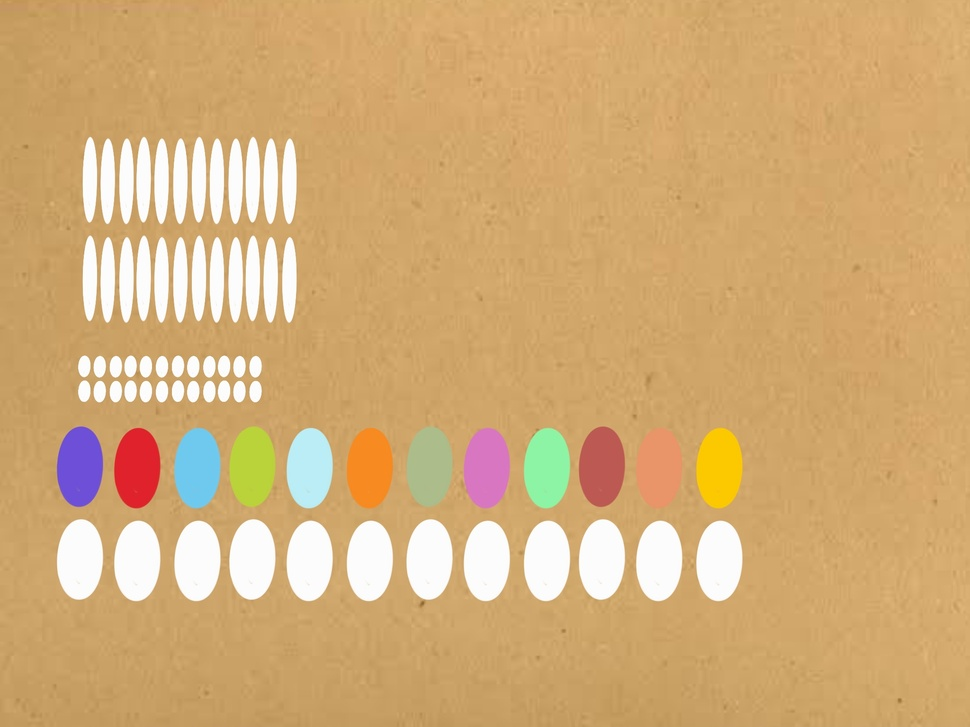
#> input picture example.jpeg, 970 x 727 px, shrunk from 2048 x 1536 before the run
$ python main.py
#> lines starting #> are read from the running program, lines starting #| are printed output that depends on the picture; after the words box and inside, x2 and y2 are one past the last pixel; in counts of white or black regions, pixels touching at a corner belong together
import cv2
import imutils
import numpy as np
import matplotlib.pyplot as plt

# carregar imagem
image = cv2.imread("example.jpeg")
#> image is the input picture: shape (727, 970, 3); mean B, G, R 120, 172.8, 210.5
# pequeno blur para melhorar reflexos
image_blur = cv2.medianBlur(image, 7)
# imagem para preto e branco
image_blur_gray = cv2.cvtColor(image_blur, cv2.COLOR_BGR2GRAY)
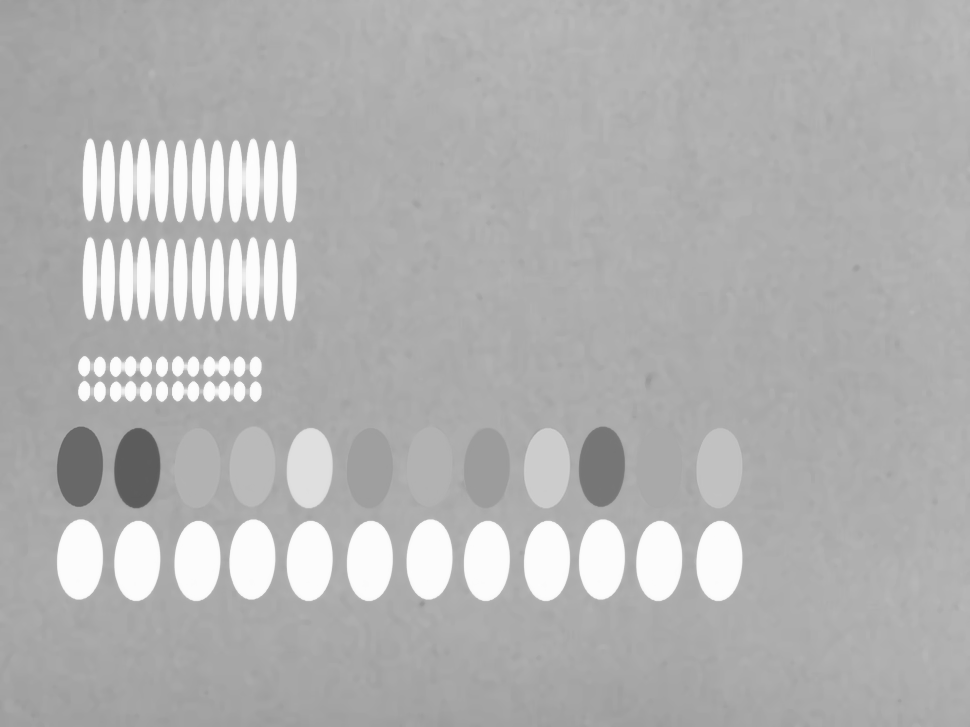
#> image_blur_gray: shape (727, 970); min 91, max 253, mean 178.2

cv2.imwrite("output/bw.jpeg", image_blur_gray)

# aplicando threshold, tornando imagem totalmente branca ou preta
# calculando parte clara da imagem
image_res, image_thresh = cv2.threshold(
    image_blur_gray, 190, 255, cv2.THRESH_BINARY)
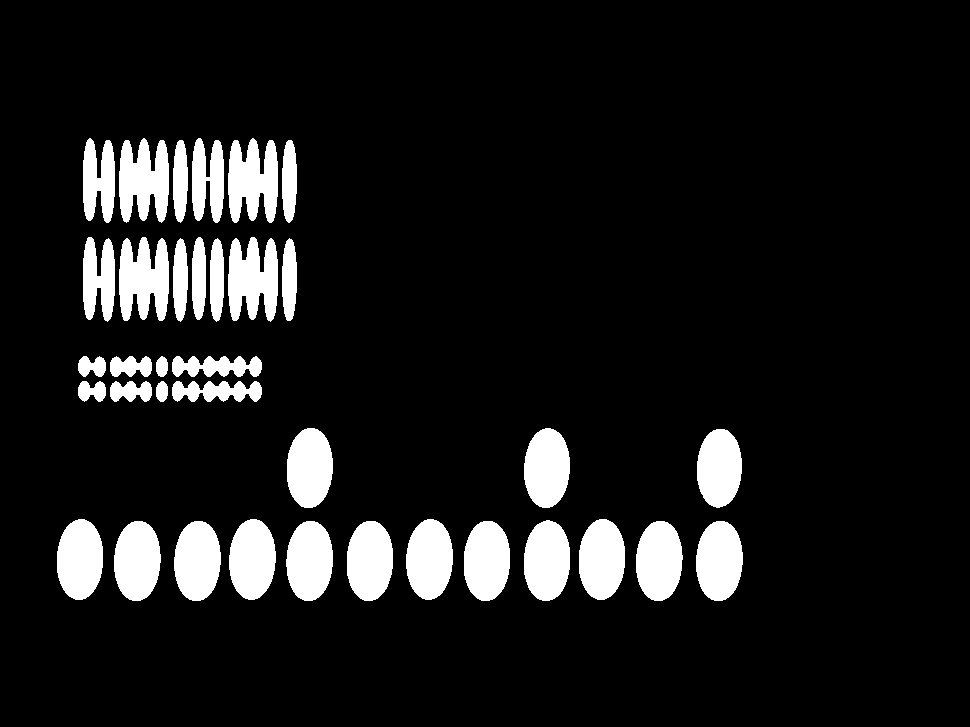
#> image_thresh: shape (727, 970); 10.6% white; 36 white regions, largest, box (x1, y1, x2, y2) and area: (228, 237, 278, 322) 3177, (119, 237, 169, 321) 3164, (228, 138, 278, 223) 3162

kernel = np.ones((3, 3), np.uint8)

opening = cv2.morphologyEx(image_thresh, cv2.MORPH_OPEN, kernel)
#> opening: shape (727, 970); 10.5% white; 36 white regions, largest, box (x1, y1, x2, y2) and area: (228, 237, 278, 321) 3172, (228, 139, 278, 223) 3160, (119, 237, 169, 321) 3160

dist_transform = cv2.distanceTransform(opening, cv2.DIST_L2, 5)
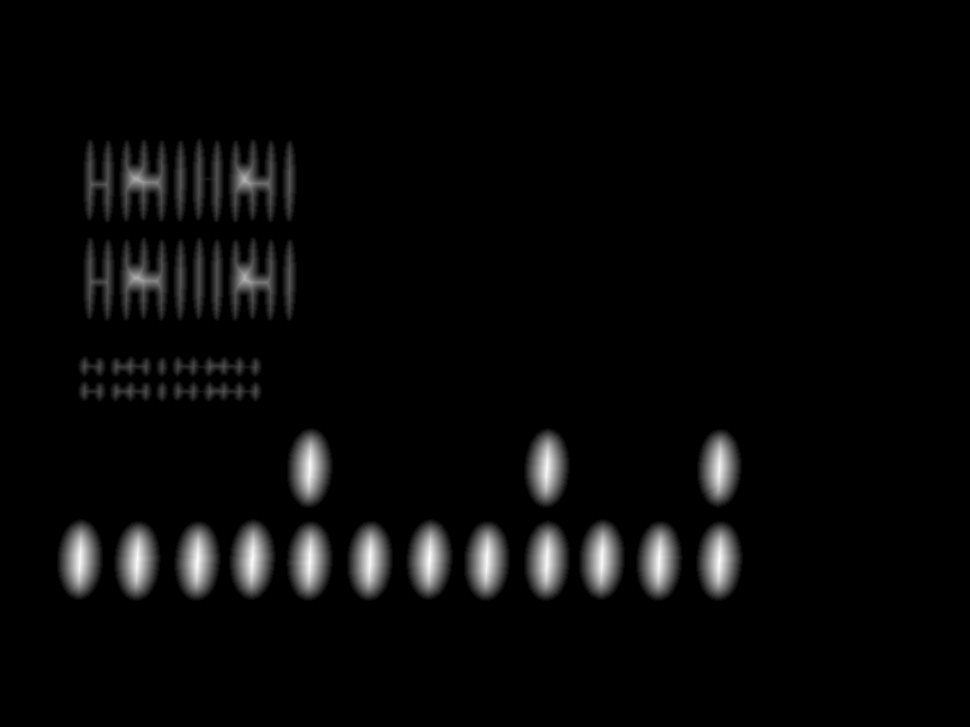
#> dist_transform: shape (727, 970) float32; min 0, max 24, mean 0.8; drawn with min black and max white

ret, last_image_bright = cv2.threshold(
    dist_transform, 0.1 * dist_transform.max(), 255, 0)
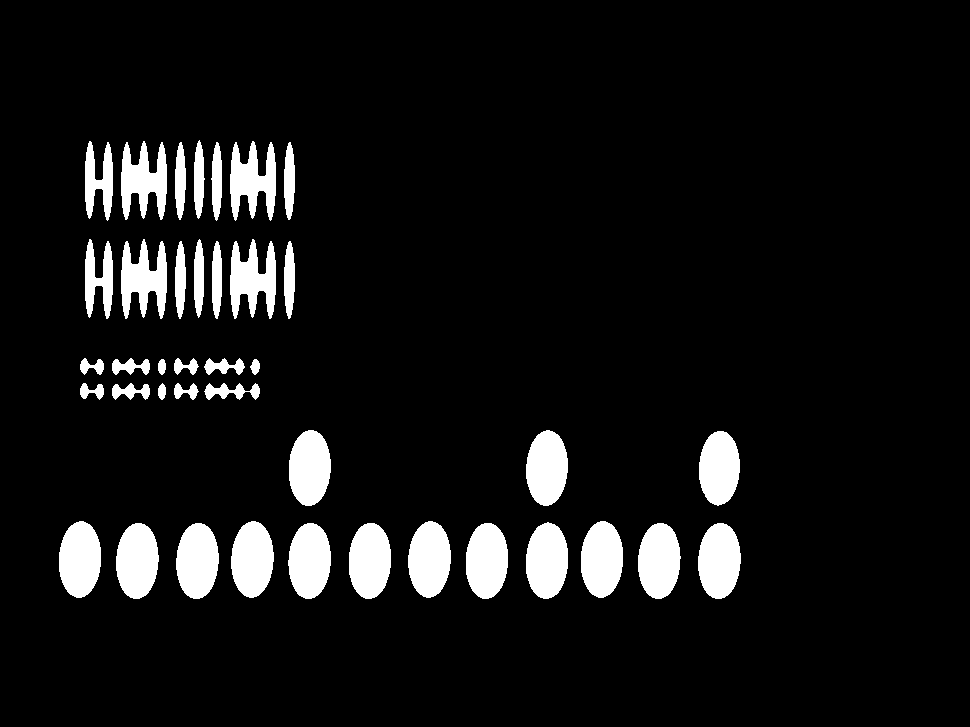
#> last_image_bright: shape (727, 970) float32; 8.2% white; 40 white regions, largest, box (x1, y1, x2, y2) and area: (408, 521, 451, 598) 2566, (698, 523, 741, 599) 2564, (581, 521, 623, 598) 2561
#> ret = 2.4

last_image_bright = np.uint8(last_image_bright)

cv2.imwrite("output/bwImg_bright.jpeg", last_image_bright)
# calculando parte escura da imagem
image_res2, image_thresh2 = cv2.threshold(
    image_blur_gray, 150, 255, cv2.THRESH_BINARY_INV)
#> image_thresh2: shape (727, 970); 1.3% white; 4 white regions (1 under 20 px), largest, box (x1, y1, x2, y2) and area: (114, 428, 161, 509) 3004, (57, 426, 103, 507) 2982, (579, 427, 625, 507) 2950

kernel2 = np.ones((3, 3), np.uint8)

opening2 = cv2.morphologyEx(image_thresh2, cv2.MORPH_OPEN, kernel2)

dist_transform2 = cv2.distanceTransform(opening2, cv2.DIST_L2, 5)

ret, last_image_dark = cv2.threshold(
    dist_transform2, 0.1 * dist_transform2.max(), 255, 0)
#> last_image_dark: shape (727, 970) float32; 1.1% white; 3 white regions, box (x1, y1, x2, y2) and area: (116, 430, 159, 507) 2574, (59, 428, 101, 505) 2554, (581, 429, 623, 505) 2524

last_image_dark = np.uint8(last_image_dark)

cv2.imwrite("output/bwImg_dark.jpeg", last_image_dark)

# juntando resultado das imagens claras e escuras
last_image = cv2.add(last_image_bright, last_image_dark)
#> last_image: shape (727, 970); 9.3% white; 43 white regions, largest, box (x1, y1, x2, y2) and area: (116, 430, 159, 507) 2574, (408, 521, 451, 598) 2566, (698, 523, 741, 599) 2564

cv2.imwrite("output/bwImg.jpeg", last_image)
# calculando contornos
edged = cv2.Canny(last_image, 30, 200)
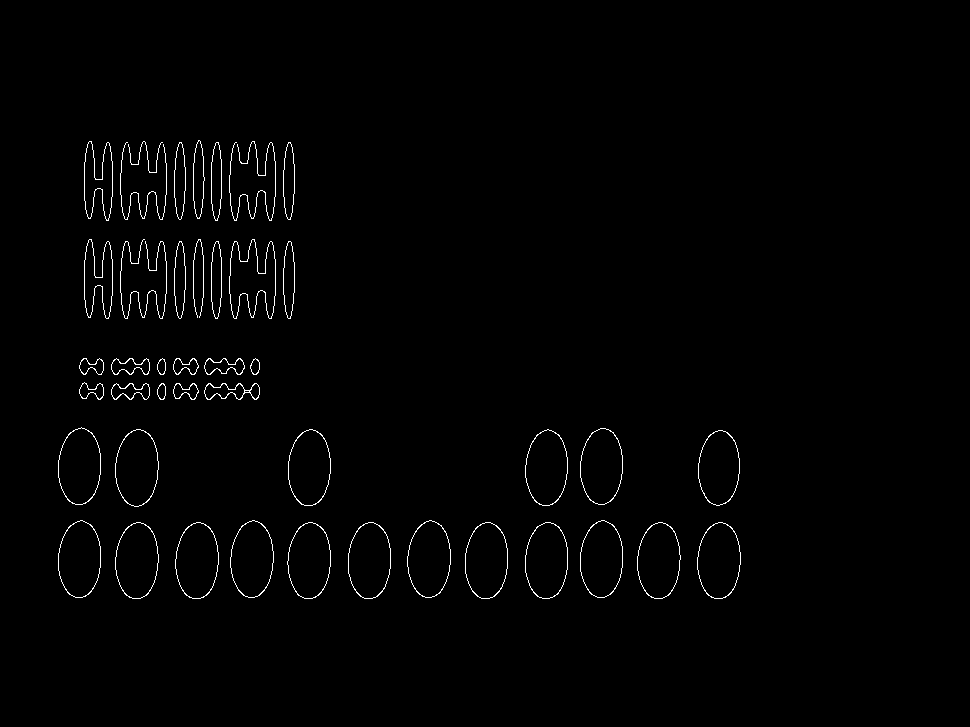
#> edged: shape (727, 970); 1.1% white in thin lines or dots, all inside (x1, y1, x2, y2) = (58, 140, 741, 599)

contours, hierarchy = cv2.findContours(
    edged, cv2.RETR_EXTERNAL, cv2.CHAIN_APPROX_NONE)
#> contours = 44 contours, 5 with area under 20; largest, box (x1, y1, x2, y2) and area: (115, 429, 159, 507) 2582, (407, 520, 451, 598) 2571, (697, 522, 741, 599) 2570, (580, 520, 623, 598) 2566, (230, 520, 274, 598) 2566
# gerando img dos contornos
cv2.imwrite("output/edged.jpeg", edged)
# desenhando contornos e editando img inicial
cv2.drawContours(image, contours, -1, (0, 255, 0), 3)
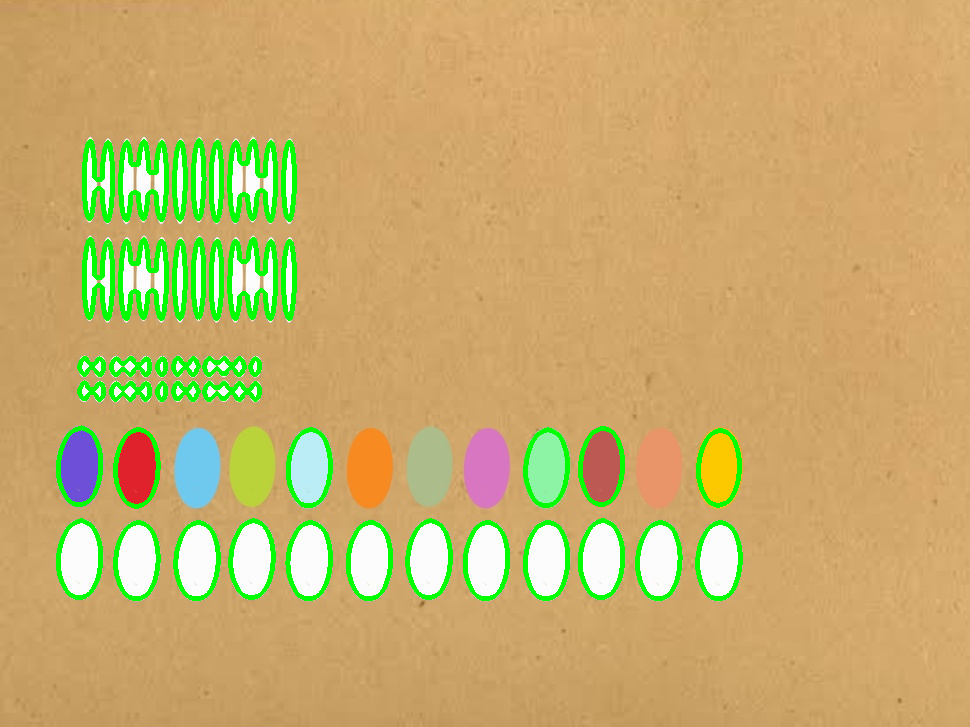
#> image: shape (727, 970, 3); mean B, G, R 108.6, 174.3, 197.9

cv2.imwrite("output/contours.jpeg", image)
# mostrando contagem de conntorrnos
print("total de objetos na imagem: " + str(len(contours)))
#| total de objetos na imagem: 44
